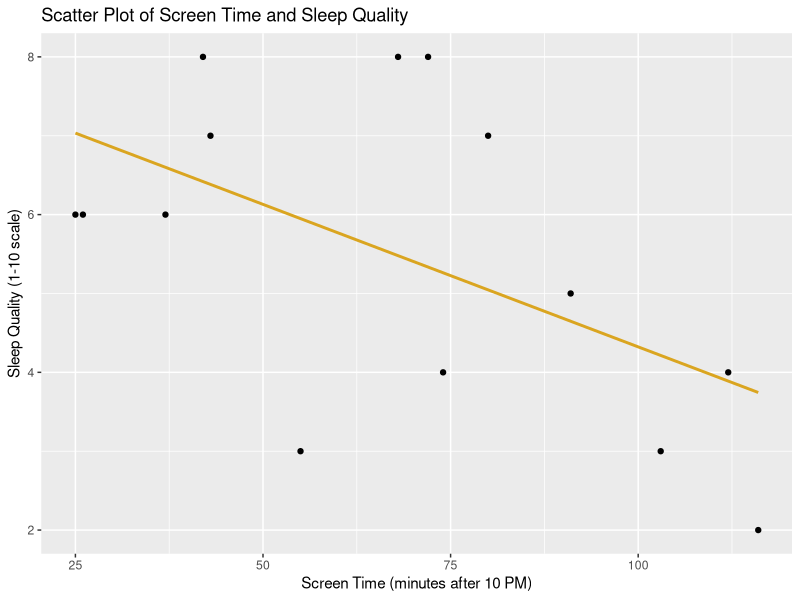

The R source for this figure:
## ---- chunk 1
knitr::opts_chunk$set(echo = TRUE)
## ---- chunk 2
library(ggplot2)
## ---- chunk 3
#Collected data
day <- c(1, 2, 3, 4, 5, 8, 9, 10, 11, 13, 14, 15, 16, 17)
screen_time <- c(72, 43, 112, 26, 91, 42, 68, 80, 25, 116, 74, 37, 55, 103)
sleep_quality <- c(8, 7, 4, 6, 5, 8, 8, 7, 6, 2, 4, 6, 3, 3)

#Create the dataframe with my data
df <- data.frame(Day = day, Screen_Time = screen_time, Sleep_Quality = sleep_quality)


df
## ---- chunk 4
test1 <- cor.test(df$Screen_Time, df$Sleep_Quality, method = 'pearson', alternative = 'two.sided')

test1
## ---- chunk 5
#Scatter plot of my data with regression line
ggplot(data = df, aes(x = Screen_Time, y = Sleep_Quality)) +
  geom_point() +
  geom_smooth(method = 'lm', se = FALSE, color = 'goldenrod') +
  labs(x = 'Screen Time (minutes after 10 PM)',
       y = 'Sleep Quality (1-10 scale)',
       title = 'Scatter Plot of Screen Time and Sleep Quality')

